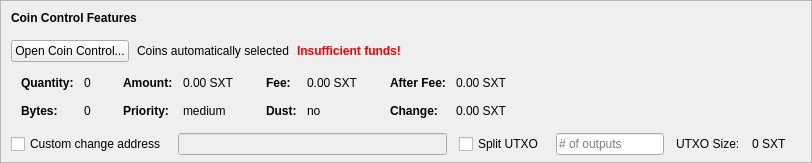
    <widget class="QFrame" name="frameCoinControl">
     <property name="sizePolicy">
      <sizepolicy hsizetype="Expanding" vsizetype="Expanding">
       <horstretch>0</horstretch>
       <verstretch>0</verstretch>
      </sizepolicy>
     </property>
     <property name="maximumSize">
      <size>
       <width>16777215</width>
       <height>16777215</height>
      </size>
     </property>
     <property name="frameShape">
      <enum>QFrame::StyledPanel</enum>
     </property>
     <property name="frameShadow">
      <enum>QFrame::Sunken</enum>
     </property>
     <layout class="QVBoxLayout" name="verticalLayoutCoinControl2">
      <property name="spacing">
       <number>0</number>
      </property>
      <property name="leftMargin">
       <number>0</number>
      </property>
      <property name="topMargin">
       <number>0</number>
      </property>
      <property name="rightMargin">
       <number>0</number>
      </property>
      <property name="bottomMargin">
       <number>6</number>
      </property>
      <item>
       <layout class="QVBoxLayout" name="verticalLayoutCoinControl" stretch="0,0,0,0,1">
        <property name="spacing">
         <number>0</number>
        </property>
        <property name="leftMargin">
         <number>10</number>
        </property>
        <property name="topMargin">
         <number>10</number>
        </property>
        <item>
         <layout class="QHBoxLayout" name="horizontalLayoutCoinControl1">
          <property name="bottomMargin">
           <number>15</number>
          </property>
          <item>
           <widget class="QLabel" name="labelCoinControlFeatures">
            <property name="sizePolicy">
             <sizepolicy hsizetype="Preferred" vsizetype="Maximum">
              <horstretch>0</horstretch>
              <verstretch>0</verstretch>
             </sizepolicy>
            </property>
            <property name="font">
             <font>
              <weight>75</weight>
              <bold>true</bold>
             </font>
            </property>
            <property name="styleSheet">
             <string notr="true">font-weight:bold;</string>
            </property>
            <property name="text">
             <string>Coin Control Features</string>
            </property>
           </widget>
          </item>
         </layout>
        </item>
        <item>
         <layout class="QHBoxLayout" name="horizontalLayoutCoinControl2" stretch="0,0,0,0">
          <property name="spacing">
           <number>8</number>
          </property>
          <property name="bottomMargin">
           <number>10</number>
          </property>
          <item>
           <widget class="QPushButton" name="pushButtonCoinControl">
            <property name="styleSheet">
             <string notr="true"/>
            </property>
            <property name="text">
             <string>Open Coin Control...</string>
            </property>
            <property name="autoDefault">
             <bool>false</bool>
            </property>
           </widget>
          </item>
          <item>
           <widget class="QLabel" name="labelCoinControlAutomaticallySelected">
            <property name="text">
             <string>Coins automatically selected</string>
            </property>
            <property name="margin">
             <number>5</number>
            </property>
           </widget>
          </item>
          <item>
           <widget class="QLabel" name="labelCoinControlInsuffFunds">
            <property name="font">
             <font>
              <weight>75</weight>
              <bold>true</bold>
             </font>
            </property>
            <property name="styleSheet">
             <string notr="true">color:red;font-weight:bold;</string>
            </property>
            <property name="text">
             <string>Insufficient funds!</string>
            </property>
            <property name="margin">
             <number>5</number>
            </property>
           </widget>
          </item>
          <item>
           <spacer name="horizontalSpacerCoinControl">
            <property name="orientation">
             <enum>Qt::Horizontal</enum>
            </property>
            <property name="sizeHint" stdset="0">
             <size>
              <width>40</width>
              <height>1</height>
             </size>
            </property>
           </spacer>
          </item>
         </layout>
        </item>
        <item>
         <widget class="QWidget" name="widgetCoinControl" native="true">
          <property name="sizePolicy">
           <sizepolicy hsizetype="Preferred" vsizetype="Preferred">
            <horstretch>0</horstretch>
            <verstretch>0</verstretch>
           </sizepolicy>
          </property>
          <property name="minimumSize">
           <size>
            <width>0</width>
            <height>0</height>
           </size>
          </property>
          <property name="styleSheet">
           <string notr="true"/>
          </property>
          <layout class="QHBoxLayout" name="horizontalLayoutCoinControl5">
           <property name="leftMargin">
            <number>0</number>
           </property>
           <property name="topMargin">
            <number>0</number>
           </property>
           <property name="rightMargin">
            <number>0</number>
           </property>
           <property name="bottomMargin">
            <number>0</number>
           </property>
           <item>
            <layout class="QHBoxLayout" name="horizontalLayoutCoinControl3" stretch="0,0,0,1">
             <property name="spacing">
              <number>20</number>
             </property>
             <property name="topMargin">
              <number>0</number>
             </property>
             <property name="bottomMargin">
              <number>10</number>
             </property>
             <item>
              <layout class="QFormLayout" name="formLayoutCoinControl1">
               <property name="horizontalSpacing">
                <number>10</number>
               </property>
               <property name="verticalSpacing">
                <number>14</number>
               </property>
               <property name="leftMargin">
                <number>10</number>
               </property>
               <property name="topMargin">
                <number>4</number>
               </property>
               <property name="rightMargin">
                <number>6</number>
               </property>
               <item row="0" column="0">
                <widget class="QLabel" name="labelCoinControlQuantityText">
                 <property name="font">
                  <font>
                   <weight>75</weight>
                   <bold>true</bold>
                  </font>
                 </property>
                 <property name="text">
                  <string>Quantity:</string>
                 </property>
                 <property name="margin">
                  <number>0</number>
                 </property>
                </widget>
               </item>
               <item row="0" column="1">
                <widget class="QLabel" name="labelCoinControlQuantity">
                 <property name="cursor">
                  <cursorShape>IBeamCursor</cursorShape>
                 </property>
                 <property name="contextMenuPolicy">
                  <enum>Qt::ActionsContextMenu</enum>
                 </property>
                 <property name="text">
                  <string notr="true">0</string>
                 </property>
                 <property name="margin">
                  <number>0</number>
                 </property>
                 <property name="textInteractionFlags">
                  <set>Qt::LinksAccessibleByMouse|Qt::TextSelectableByKeyboard|Qt::TextSelectableByMouse</set>
                 </property>
                </widget>
               </item>
               <item row="1" column="0">
                <widget class="QLabel" name="labelCoinControlBytesText">
                 <property name="font">
                  <font>
                   <weight>75</weight>
                   <bold>true</bold>
                  </font>
                 </property>
                 <property name="text">
                  <string>Bytes:</string>
                 </property>
                </widget>
               </item>
               <item row="1" column="1">
                <widget class="QLabel" name="labelCoinControlBytes">
                 <property name="cursor">
                  <cursorShape>IBeamCursor</cursorShape>
                 </property>
                 <property name="contextMenuPolicy">
                  <enum>Qt::ActionsContextMenu</enum>
                 </property>
                 <property name="text">
                  <string notr="true">0</string>
                 </property>
                 <property name="textInteractionFlags">
                  <set>Qt::LinksAccessibleByMouse|Qt::TextSelectableByKeyboard|Qt::TextSelectableByMouse</set>
                 </property>
                </widget>
               </item>
              </layout>
             </item>
             <item>
              <layout class="QFormLayout" name="formLayoutCoinControl2">
               <property name="horizontalSpacing">
                <number>10</number>
               </property>
               <property name="verticalSpacing">
                <number>14</number>
               </property>
               <property name="leftMargin">
                <number>6</number>
               </property>
               <property name="topMargin">
                <number>4</number>
               </property>
               <property name="rightMargin">
                <number>6</number>
               </property>
               <item row="0" column="0">
                <widget class="QLabel" name="labelCoinControlAmountText">
                 <property name="font">
                  <font>
                   <weight>75</weight>
                   <bold>true</bold>
                  </font>
                 </property>
                 <property name="text">
                  <string>Amount:</string>
                 </property>
                 <property name="margin">
                  <number>0</number>
                 </property>
                </widget>
               </item>
               <item row="0" column="1">
                <widget class="QLabel" name="labelCoinControlAmount">
                 <property name="cursor">
                  <cursorShape>IBeamCursor</cursorShape>
                 </property>
                 <property name="contextMenuPolicy">
                  <enum>Qt::ActionsContextMenu</enum>
                 </property>
                 <property name="text">
                  <string notr="true">0.00 SXT</string>
                 </property>
                 <property name="textInteractionFlags">
                  <set>Qt::LinksAccessibleByMouse|Qt::TextSelectableByKeyboard|Qt::TextSelectableByMouse</set>
                 </property>
                </widget>
               </item>
               <item row="1" column="0">
                <widget class="QLabel" name="labelCoinControlPriorityText">
                 <property name="font">
                  <font>
                   <weight>75</weight>
                   <bold>true</bold>
                  </font>
                 </property>
                 <property name="text">
                  <string>Priority:</string>
                 </property>
                </widget>
               </item>
               <item row="1" column="1">
                <widget class="QLabel" name="labelCoinControlPriority">
                 <property name="cursor">
                  <cursorShape>IBeamCursor</cursorShape>
                 </property>
                 <property name="contextMenuPolicy">
                  <enum>Qt::ActionsContextMenu</enum>
                 </property>
                 <property name="text">
                  <string>medium</string>
                 </property>
                 <property name="textInteractionFlags">
                  <set>Qt::LinksAccessibleByMouse|Qt::TextSelectableByKeyboard|Qt::TextSelectableByMouse</set>
                 </property>
                </widget>
               </item>
              </layout>
             </item>
             <item>
              <layout class="QFormLayout" name="formLayoutCoinControl3">
               <property name="horizontalSpacing">
                <number>10</number>
               </property>
               <property name="verticalSpacing">
                <number>14</number>
               </property>
               <property name="leftMargin">
                <number>6</number>
               </property>
               <property name="topMargin">
                <number>4</number>
               </property>
               <property name="rightMargin">
                <number>6</number>
               </property>
               <item row="0" column="0">
                <widget class="QLabel" name="labelCoinControlFeeText">
                 <property name="font">
                  <font>
                   <weight>75</weight>
                   <bold>true</bold>
                  </font>
                 </property>
                 <property name="text">
                  <string>Fee:</string>
                 </property>
                 <property name="margin">
                  <number>0</number>
                 </property>
                </widget>
               </item>
               <item row="0" column="1">
                <widget class="QLabel" name="labelCoinControlFee">
                 <property name="cursor">
                  <cursorShape>IBeamCursor</cursorShape>
                 </property>
                 <property name="contextMenuPolicy">
                  <enum>Qt::ActionsContextMenu</enum>
                 </property>
                 <property name="text">
                  <string notr="true">0.00 SXT</string>
                 </property>
                 <property name="textInteractionFlags">
                  <set>Qt::LinksAccessibleByMouse|Qt::TextSelectableByKeyboard|Qt::TextSelectableByMouse</set>
                 </property>
                </widget>
               </item>
               <item row="1" column="0">
                <widget class="QLabel" name="labelCoinControlLowOutputText">
                 <property name="font">
                  <font>
                   <weight>75</weight>
                   <bold>true</bold>
                  </font>
                 </property>
                 <property name="text">
                  <string>Dust:</string>
                 </property>
                </widget>
               </item>
               <item row="1" column="1">
                <widget class="QLabel" name="labelCoinControlLowOutput">
                 <property name="cursor">
                  <cursorShape>IBeamCursor</cursorShape>
                 </property>
                 <property name="contextMenuPolicy">
                  <enum>Qt::ActionsContextMenu</enum>
                 </property>
                 <property name="text">
                  <string>no</string>
                 </property>
                 <property name="textInteractionFlags">
                  <set>Qt::LinksAccessibleByMouse|Qt::TextSelectableByKeyboard|Qt::TextSelectableByMouse</set>
                 </property>
                </widget>
               </item>
              </layout>
             </item>
             <item>
              <layout class="QFormLayout" name="formLayoutCoinControl4">
               <property name="horizontalSpacing">
                <number>10</number>
               </property>
               <property name="verticalSpacing">
                <number>14</number>
               </property>
               <property name="leftMargin">
                <number>6</number>
               </property>
               <property name="topMargin">
                <number>4</number>
               </property>
               <property name="rightMargin">
                <number>6</number>
               </property>
               <item row="0" column="0">
                <widget class="QLabel" name="labelCoinControlAfterFeeText">
                 <property name="font">
                  <font>
                   <weight>75</weight>
                   <bold>true</bold>
                  </font>
                 </property>
                 <property name="text">
                  <string>After Fee:</string>
                 </property>
                 <property name="margin">
                  <number>0</number>
                 </property>
                </widget>
               </item>
               <item row="0" column="1">
                <widget class="QLabel" name="labelCoinControlAfterFee">
                 <property name="cursor">
                  <cursorShape>IBeamCursor</cursorShape>
                 </property>
                 <property name="contextMenuPolicy">
                  <enum>Qt::ActionsContextMenu</enum>
                 </property>
                 <property name="text">
                  <string notr="true">0.00 SXT</string>
                 </property>
                 <property name="textInteractionFlags">
                  <set>Qt::LinksAccessibleByMouse|Qt::TextSelectableByKeyboard|Qt::TextSelectableByMouse</set>
                 </property>
                </widget>
               </item>
               <item row="1" column="0">
                <widget class="QLabel" name="labelCoinControlChangeText">
                 <property name="font">
                  <font>
                   <weight>75</weight>
                   <bold>true</bold>
                  </font>
                 </property>
                 <property name="text">
                  <string>Change:</string>
                 </property>
                </widget>
               </item>
               <item row="1" column="1">
                <widget class="QLabel" name="labelCoinControlChange">
                 <property name="cursor">
                  <cursorShape>IBeamCursor</cursorShape>
                 </property>
                 <property name="contextMenuPolicy">
                  <enum>Qt::ActionsContextMenu</enum>
                 </property>
                 <property name="text">
                  <string notr="true">0.00 SXT</string>
                 </property>
                 <property name="textInteractionFlags">
                  <set>Qt::LinksAccessibleByMouse|Qt::TextSelectableByKeyboard|Qt::TextSelectableByMouse</set>
                 </property>
                </widget>
               </item>
              </layout>
             </item>
            </layout>
           </item>
          </layout>
         </widget>
        </item>
        <item>
         <layout class="QHBoxLayout" name="horizontalLayoutCoinControl4" stretch="0,0,0,0,0,0,0">
          <property name="spacing">
           <number>12</number>
          </property>
          <property name="sizeConstraint">
           <enum>QLayout::SetDefaultConstraint</enum>
          </property>
          <property name="topMargin">
           <number>5</number>
          </property>
          <property name="rightMargin">
           <number>5</number>
          </property>
          <item>
           <widget class="QCheckBox" name="checkBoxCoinControlChange">
            <property name="toolTip">
             <string>If this is activated, but the change address is empty or invalid, change will be sent to a newly generated address.</string>
            </property>
            <property name="text">
             <string>Custom change address</string>
            </property>
           </widget>
          </item>
          <item>
           <widget class="QValidatedLineEdit" name="lineEditCoinControlChange">
            <property name="enabled">
             <bool>false</bool>
            </property>
            <property name="sizePolicy">
             <sizepolicy hsizetype="Expanding" vsizetype="Fixed">
              <horstretch>0</horstretch>
              <verstretch>0</verstretch>
             </sizepolicy>
            </property>
           </widget>
          </item>
          <item>
           <widget class="QCheckBox" name="splitBlockCheckBox">
            <property name="text">
             <string>Split UTXO</string>
            </property>
           </widget>
          </item>
          <item>
           <widget class="QLineEdit" name="splitBlockLineEdit">
            <property name="sizePolicy">
             <sizepolicy hsizetype="Fixed" vsizetype="Fixed">
              <horstretch>50</horstretch>
              <verstretch>0</verstretch>
             </sizepolicy>
            </property>
            <property name="placeholderText">
             <string># of outputs</string>
            </property>
           </widget>
          </item>
          <item>
           <widget class="QLabel" name="labelBlockSizeText">
            <property name="text">
             <string>UTXO Size:</string>
            </property>
           </widget>
          </item>
          <item>
           <widget class="QLabel" name="labelBlockSize">
            <property name="text">
             <string>0 SXT</string>
            </property>
           </widget>
          </item>
          <item>
           <widget class="QLabel" name="labelCoinControlChangeLabel">
            <property name="sizePolicy">
             <sizepolicy hsizetype="Preferred" vsizetype="Expanding">
              <horstretch>0</horstretch>
              <verstretch>0</verstretch>
             </sizepolicy>
            </property>
            <property name="minimumSize">
             <size>
              <width>0</width>
              <height>0</height>
             </size>
            </property>
            <property name="text">
             <string/>
            </property>
            <property name="margin">
             <number>3</number>
            </property>
           </widget>
          </item>
         </layout>
        </item>
        <item>
         <spacer name="verticalSpacerCoinControl">
          <property name="orientation">
           <enum>Qt::Vertical</enum>
          </property>
          <property name="sizeHint" stdset="0">
           <size>
            <width>800</width>
            <height>1</height>
           </size>
          </property>
         </spacer>
        </item>
       </layout>
      </item>
     </layout>
    </widget>
